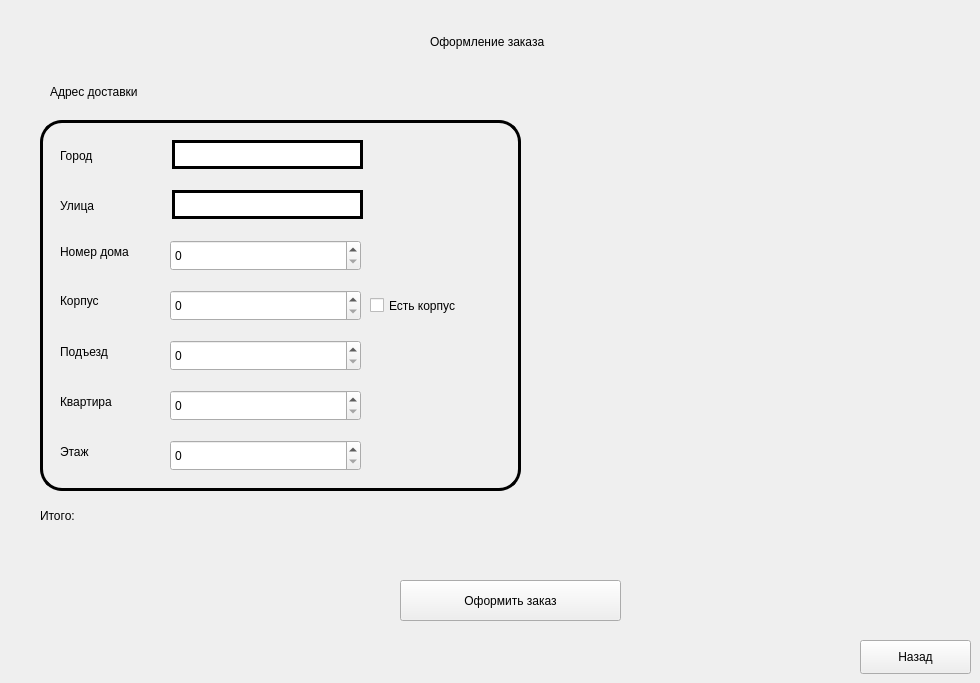
    <widget class="QWidget" name="page_8">
     <widget class="QLabel" name="label_18">
      <property name="geometry">
       <rect>
        <x>430</x>
        <y>30</y>
        <width>181</width>
        <height>24</height>
       </rect>
      </property>
      <property name="text">
       <string>Оформление заказа</string>
      </property>
     </widget>
     <widget class="QLabel" name="label_21">
      <property name="geometry">
       <rect>
        <x>40</x>
        <y>120</y>
        <width>481</width>
        <height>371</height>
       </rect>
      </property>
      <property name="styleSheet">
       <string notr="true">QLabel
{
	border: 3px solid black;
	border-radius:22px;
}</string>
      </property>
      <property name="text">
       <string/>
      </property>
     </widget>
     <widget class="QLabel" name="label_22">
      <property name="geometry">
       <rect>
        <x>50</x>
        <y>80</y>
        <width>141</width>
        <height>24</height>
       </rect>
      </property>
      <property name="text">
       <string>Адрес доставки</string>
      </property>
     </widget>
     <widget class="QLineEdit" name="lineEdit_city_onOrderCreation">
      <property name="geometry">
       <rect>
        <x>172</x>
        <y>140</y>
        <width>191</width>
        <height>29</height>
       </rect>
      </property>
      <property name="styleSheet">
       <string notr="true">QLineEdit
{
	border: 3px solid rgb(0, 0, 0);
	border-radius: 15px;
	font: 600 10pt &quot;Segoe UI Semibold&quot;;
	background-color:none;
}</string>
      </property>
     </widget>
     <widget class="QLineEdit" name="lineEdit_street_onOrderCreation">
      <property name="geometry">
       <rect>
        <x>172</x>
        <y>190</y>
        <width>191</width>
        <height>29</height>
       </rect>
      </property>
      <property name="styleSheet">
       <string notr="true">QLineEdit
{
	border: 3px solid rgb(0, 0, 0);
	border-radius: 15px;
	font: 600 10pt &quot;Segoe UI Semibold&quot;;
	background-color:none;
}</string>
      </property>
     </widget>
     <widget class="QLabel" name="label_23">
      <property name="geometry">
       <rect>
        <x>60</x>
        <y>140</y>
        <width>61</width>
        <height>31</height>
       </rect>
      </property>
      <property name="text">
       <string>Город</string>
      </property>
     </widget>
     <widget class="QLabel" name="label_24">
      <property name="geometry">
       <rect>
        <x>60</x>
        <y>190</y>
        <width>71</width>
        <height>31</height>
       </rect>
      </property>
      <property name="text">
       <string>Улица</string>
      </property>
     </widget>
     <widget class="QLabel" name="label_25">
      <property name="geometry">
       <rect>
        <x>60</x>
        <y>240</y>
        <width>111</width>
        <height>24</height>
       </rect>
      </property>
      <property name="text">
       <string>Номер дома</string>
      </property>
     </widget>
     <widget class="QLabel" name="label_26">
      <property name="geometry">
       <rect>
        <x>60</x>
        <y>340</y>
        <width>91</width>
        <height>24</height>
       </rect>
      </property>
      <property name="text">
       <string>Подъезд</string>
      </property>
     </widget>
     <widget class="QLabel" name="label_27">
      <property name="geometry">
       <rect>
        <x>60</x>
        <y>390</y>
        <width>111</width>
        <height>24</height>
       </rect>
      </property>
      <property name="text">
       <string>Квартира</string>
      </property>
     </widget>
     <widget class="QCheckBox" name="checkBox_isBuilding_onOrderCreation">
      <property name="geometry">
       <rect>
        <x>370</x>
        <y>290</y>
        <width>131</width>
        <height>31</height>
       </rect>
      </property>
      <property name="text">
       <string>Есть корпус</string>
      </property>
     </widget>
     <widget class="QLabel" name="label_building_onOrderCreation">
      <property name="geometry">
       <rect>
        <x>60</x>
        <y>280</y>
        <width>71</width>
        <height>41</height>
       </rect>
      </property>
      <property name="text">
       <string>Корпус</string>
      </property>
     </widget>
     <widget class="QSpinBox" name="spinBox_building_onOrderCreation">
      <property name="geometry">
       <rect>
        <x>170</x>
        <y>290</y>
        <width>191</width>
        <height>31</height>
       </rect>
      </property>
     </widget>
     <widget class="QLabel" name="label_29">
      <property name="geometry">
       <rect>
        <x>60</x>
        <y>440</y>
        <width>71</width>
        <height>24</height>
       </rect>
      </property>
      <property name="text">
       <string>Этаж</string>
      </property>
     </widget>
     <widget class="QLabel" name="label_cartSum_onCreationOrder">
      <property name="geometry">
       <rect>
        <x>40</x>
        <y>500</y>
        <width>241</width>
        <height>31</height>
       </rect>
      </property>
      <property name="text">
       <string>Итого:</string>
      </property>
     </widget>
     <widget class="QPushButton" name="pushButton_createOrder_onOrderCreation">
      <property name="geometry">
       <rect>
        <x>400</x>
        <y>580</y>
        <width>221</width>
        <height>41</height>
       </rect>
      </property>
      <property name="text">
       <string>Оформить заказ</string>
      </property>
     </widget>
     <widget class="QSpinBox" name="spinBox_entrance_onOrderCreation">
      <property name="geometry">
       <rect>
        <x>170</x>
        <y>340</y>
        <width>191</width>
        <height>31</height>
       </rect>
      </property>
     </widget>
     <widget class="QSpinBox" name="spinBox_appartament_onOrderCreation">
      <property name="geometry">
       <rect>
        <x>170</x>
        <y>390</y>
        <width>191</width>
        <height>31</height>
       </rect>
      </property>
     </widget>
     <widget class="QSpinBox" name="spinBox_floor_onOrderCreation">
      <property name="geometry">
       <rect>
        <x>170</x>
        <y>440</y>
        <width>191</width>
        <height>31</height>
       </rect>
      </property>
     </widget>
     <widget class="QSpinBox" name="spinBox_house_onOrderCreation">
      <property name="geometry">
       <rect>
        <x>170</x>
        <y>240</y>
        <width>191</width>
        <height>31</height>
       </rect>
      </property>
     </widget>
     <widget class="QPushButton" name="pushButton_backToMain_onOrderCreation">
      <property name="geometry">
       <rect>
        <x>860</x>
        <y>640</y>
        <width>111</width>
        <height>34</height>
       </rect>
      </property>
      <property name="text">
       <string>Назад</string>
      </property>
     </widget>
    </widget>
